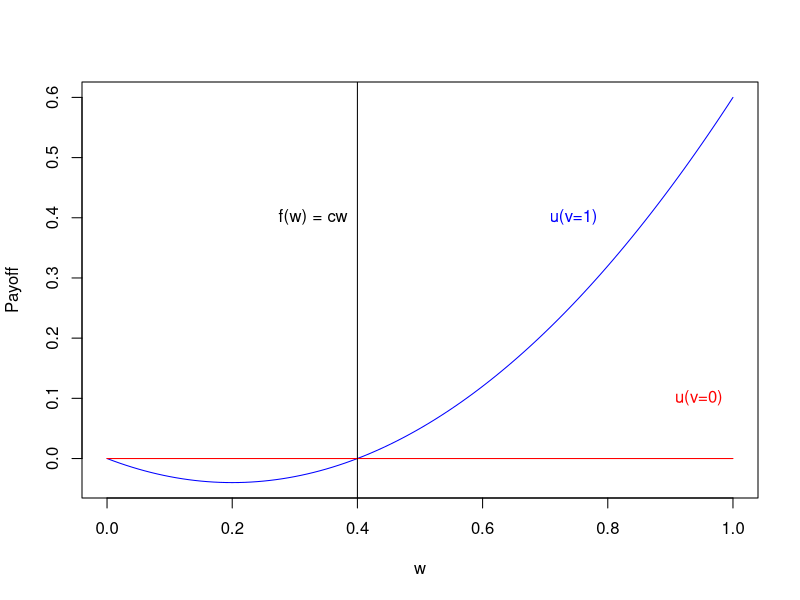

This figure's R source:
## ---- chunk 1
knitr::opts_chunk$set(echo = TRUE)
## ---- chunk 2

c <- 0.4

x <- seq(0, 1, .01)

v_p <- x^2-c*x

nv_p <- rep(0, times = 101)

plot(1, type = "n", xlim=c(0,1), ylim = c(min(v_p), max(v_p)), xlab = "w", ylab = "Payoff")

lines(x=x, y=v_p, col = "blue")
text("u(v=1)", x = 0.8, y=0.4, pos = 2, col ="blue")

lines(x=x, y=nv_p, col = "red")
text("u(v=0)", x = 1, y=0.1, pos = 2, col="red")

abline(v= c)
text("f(w) = cw", x = c, y=0.4, pos = 2)
